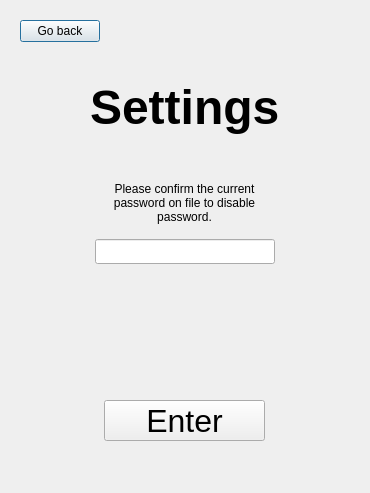
<?xml version="1.0" encoding="UTF-8"?>
<ui version="4.0">
 <class>Dialog</class>
 <widget class="QDialog" name="Dialog">
  <property name="geometry">
   <rect>
    <x>0</x>
    <y>0</y>
    <width>370</width>
    <height>493</height>
   </rect>
  </property>
  <property name="windowTitle">
   <string>Dialog</string>
  </property>
  <property name="styleSheet">
   <string notr="true">QFrame{border:none;}</string>
  </property>
  <layout class="QVBoxLayout" name="verticalLayout_3">
   <item>
    <widget class="QFrame" name="frame">
     <property name="frameShape">
      <enum>QFrame::StyledPanel</enum>
     </property>
     <property name="frameShadow">
      <enum>QFrame::Raised</enum>
     </property>
     <layout class="QVBoxLayout" name="verticalLayout_2">
      <item>
       <layout class="QVBoxLayout" name="verticalLayout">
        <item alignment="Qt::AlignLeft|Qt::AlignTop">
         <widget class="QPushButton" name="pushButton_2">
          <property name="text">
           <string>Go back</string>
          </property>
         </widget>
        </item>
        <item>
         <spacer name="verticalSpacer_5">
          <property name="orientation">
           <enum>Qt::Vertical</enum>
          </property>
          <property name="sizeHint" stdset="0">
           <size>
            <width>20</width>
            <height>40</height>
           </size>
          </property>
         </spacer>
        </item>
        <item alignment="Qt::AlignHCenter|Qt::AlignTop">
         <widget class="QLabel" name="label_2">
          <property name="font">
           <font>
            <pointsize>36</pointsize>
            <weight>75</weight>
            <bold>true</bold>
           </font>
          </property>
          <property name="text">
           <string>Settings</string>
          </property>
         </widget>
        </item>
        <item>
         <spacer name="verticalSpacer">
          <property name="orientation">
           <enum>Qt::Vertical</enum>
          </property>
          <property name="sizeHint" stdset="0">
           <size>
            <width>20</width>
            <height>40</height>
           </size>
          </property>
         </spacer>
        </item>
        <item alignment="Qt::AlignHCenter">
         <widget class="QLabel" name="label_6">
          <property name="minimumSize">
           <size>
            <width>165</width>
            <height>60</height>
           </size>
          </property>
          <property name="text">
           <string>Please confirm the current password on file to disable password.</string>
          </property>
          <property name="alignment">
           <set>Qt::AlignCenter</set>
          </property>
          <property name="wordWrap">
           <bool>true</bool>
          </property>
         </widget>
        </item>
        <item alignment="Qt::AlignHCenter">
         <widget class="QLineEdit" name="lineEdit_3">
          <property name="minimumSize">
           <size>
            <width>180</width>
            <height>25</height>
           </size>
          </property>
         </widget>
        </item>
        <item>
         <spacer name="verticalSpacer_2">
          <property name="orientation">
           <enum>Qt::Vertical</enum>
          </property>
          <property name="sizeHint" stdset="0">
           <size>
            <width>20</width>
            <height>40</height>
           </size>
          </property>
         </spacer>
        </item>
        <item alignment="Qt::AlignHCenter">
         <widget class="QLabel" name="label_3">
          <property name="minimumSize">
           <size>
            <width>165</width>
            <height>60</height>
           </size>
          </property>
          <property name="text">
           <string/>
          </property>
          <property name="alignment">
           <set>Qt::AlignCenter</set>
          </property>
          <property name="wordWrap">
           <bool>true</bool>
          </property>
         </widget>
        </item>
        <item>
         <spacer name="verticalSpacer_3">
          <property name="orientation">
           <enum>Qt::Vertical</enum>
          </property>
          <property name="sizeHint" stdset="0">
           <size>
            <width>20</width>
            <height>40</height>
           </size>
          </property>
         </spacer>
        </item>
        <item alignment="Qt::AlignHCenter">
         <widget class="QPushButton" name="login">
          <property name="minimumSize">
           <size>
            <width>161</width>
            <height>41</height>
           </size>
          </property>
          <property name="font">
           <font>
            <pointsize>24</pointsize>
           </font>
          </property>
          <property name="autoFillBackground">
           <bool>false</bool>
          </property>
          <property name="text">
           <string>Enter</string>
          </property>
         </widget>
        </item>
        <item>
         <spacer name="verticalSpacer_4">
          <property name="orientation">
           <enum>Qt::Vertical</enum>
          </property>
          <property name="sizeHint" stdset="0">
           <size>
            <width>20</width>
            <height>40</height>
           </size>
          </property>
         </spacer>
        </item>
       </layout>
      </item>
     </layout>
    </widget>
   </item>
  </layout>
 </widget>
 <resources/>
 <connections/>
</ui>
